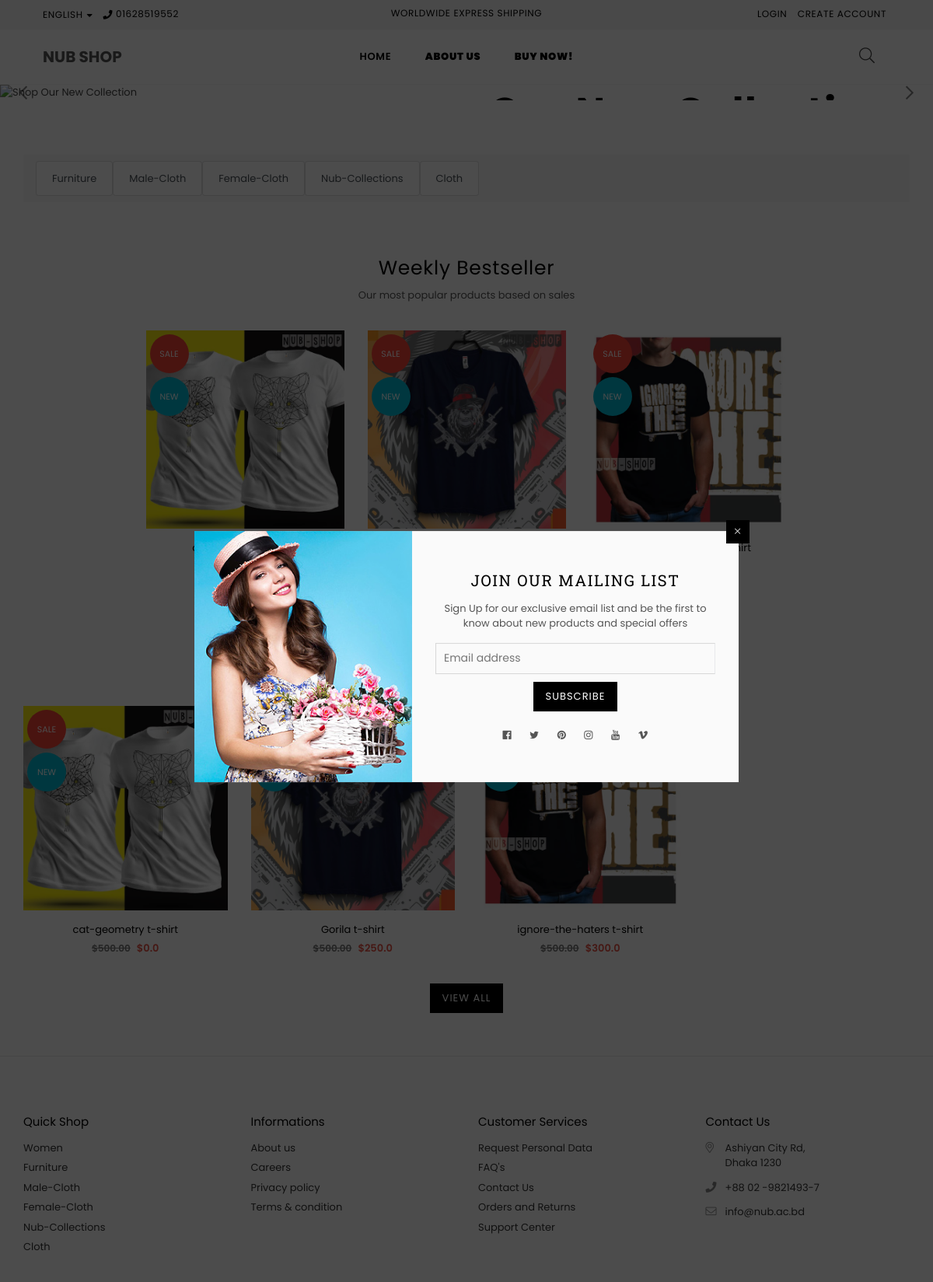
The page /?catagory=1 on the database as committed earlier.
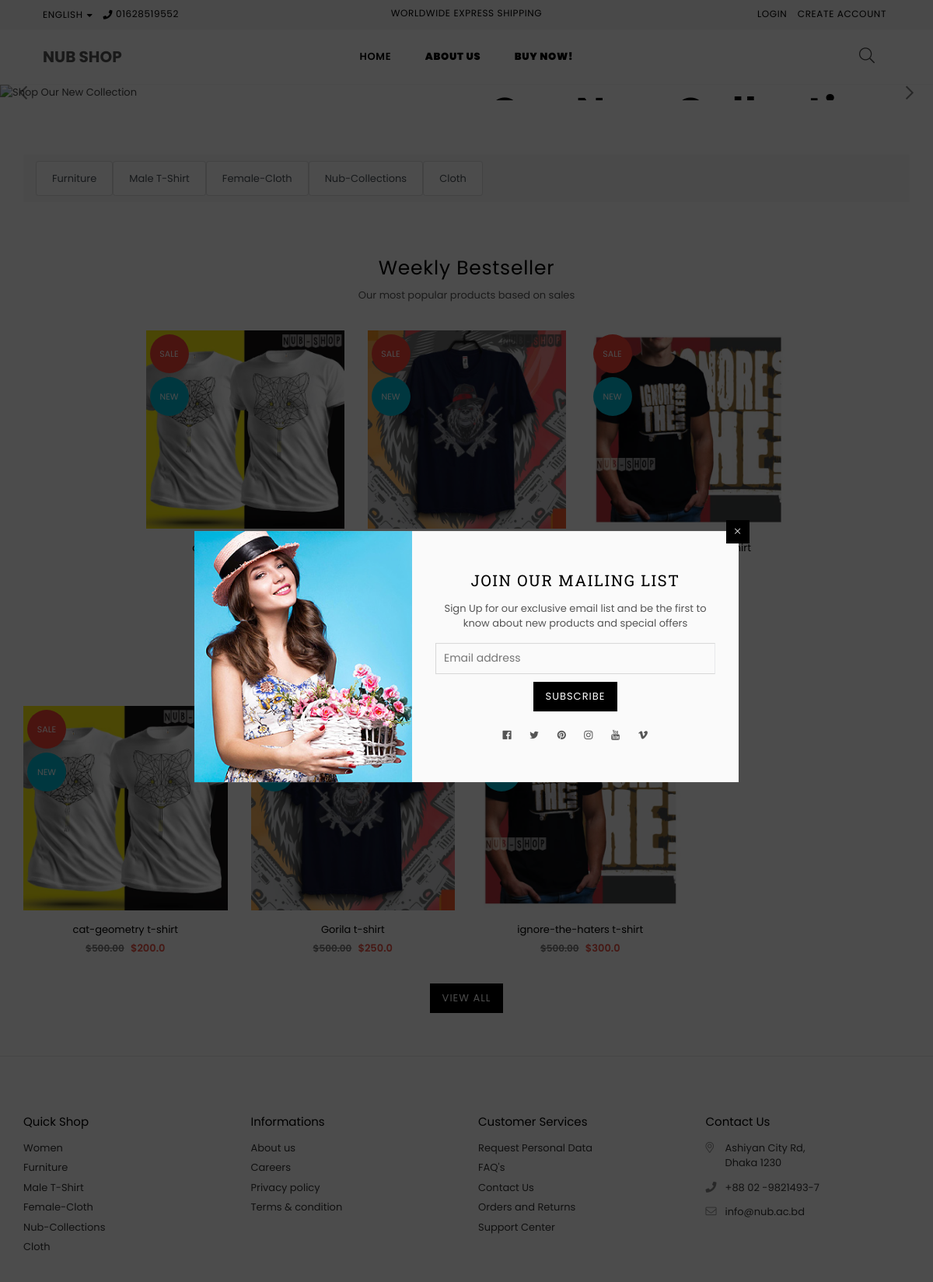
The same page on the database as committed later.
### home/models/catagory.py (models this page shows, shortened)
class Catagory(models.Model):
    name = models.CharField(max_length=20)
    @staticmethod
    def get_all_catagories():
        return Catagory.objects.all()

### home/models/products.py (models this page shows, shortened)
class Products(models.Model):
    pid = models.IntegerField(auto_created=True, primary_key=True)
    title = models.CharField(max_length=60)
    slug = AutoSlugField(populate_from='title',
                         blank=True, unique=True, null=True)
    price = models.FloatField(default=0)
    catagory = models.ForeignKey(Catagory, on_delete=models.CASCADE, default=1)
    description = models.TextField(max_length=500, null=True, blank=True)
    image = models.ImageField(upload_to="media/producct/")
    delivery = models.SmallIntegerField(default='3')
    stock = models.BooleanField(default=True)
    @staticmethod
    def get_all_products():
        return Products.objects.all()
    @staticmethod
    def get_all_products_by_catagories(catagory_id):
        if catagory_id:
            return Products.objects.filter(catagory=catagory_id)
        else:
            return Products.objects.all()

### home/views.py (the view)
# urls.py: path('', views.home, name='home'),
def home(request):
    products = Products.get_all_products()
    catagory = Catagory.get_all_catagories()
    catagoryId = request.GET.get('catagory')
    if catagoryId:
        products = Products.get_all_products_by_catagories(catagoryId)
    else:
        products = Products.get_all_products()
    if "user" in request.session.keys():
        return render(request, 'home/index.html', context={'item': products, 'catagories': catagory})
    return render(request, 'home/index.html', context={'item': products, 'catagories': catagory})

### templates/home/index.html (shortened to what this page needs)
{% extends 'base/base.html' %}
{% block content %}
<div class="slideshow slideshow-wrapper pb-section">
  <div class="home-slideshow">
    <div class="slide">
      <div class="blur-up lazyload">
        <img class="blur-up lazyload" data-src="/static/images/slideshow-banners/home2-default-banner1.jpg"
          src="/static/images/slideshow-banners/home2-default-banner1.jpg" alt="Shop Our New Collection"
          title="Shop Our New Collection" />
        <div class="slideshow__text-wrap slideshow__overlay classic middle">
          <div class="slideshow__text-content middle">
            <div class="container">
              <div class="wrap-caption right">
                <h2 class="h1 mega-title slideshow__title">Our New Collection</h2>
              </div>
            </div>
          </div>
        </div>
      </div>
    </div>
  </div>
</div>
<div class="section">
  <div class="container">
    <nav class="navbar navbar-expand-lg navbar-light bg-light">
      <div class="collapse navbar-collapse" id="navbarNav">
        <ul class="navbar-nav">
          {% for cat in catagories %}
          <li class="nav-item active">
            <a href="/?catagory={{ cat.id }}" class="list-group-item list-group-item-action">{{cat.name }}</a>
          </li>
          {% endfor %}
        </ul>
      </div>
    </nav>
  </div>
</div>
<div class="section">
  <div class="container">
    <div class="row">
      <div class="col-12 col-sm-12 col-md-12 col-lg-12">
        <div class="section-header text-center">
          <h2 class="h2">Weekly Bestseller</h2>
          <p>Our most popular products based on sales</p>
        </div>
        <div class="productSlider grid-products">
          {% for items in item %}
          <div class="col-12 item">
            <div class="product-image">
              <a href="{% url 'product_details' items.slug %}" class="grid-view-item__link">
                <img class="primary blur-up lazyload" data-src="{{ items.image.url }}" src="" alt="image"
                  title="product">
                <div class="product-labels rounded"><span class="lbl on-sale">Sale</span> <span
                    class="lbl pr-label1">new</span></div>
              </a>
            </div>
            <div class="product-details text-center">
              <div class="product-name">
                <a href="product-layout-1.html">{{items.title}}</a>
              </div>
              <div class="product-price">
                <span class="old-price">$500.00</span>
                <span class="price">${{items.price}}</span>
              </div>
            </div>
          </div>
          {% endfor %}
        </div>
      </div>
    </div>
  </div>
</div>
<div class="product-rows section">
  <div class="container">
    <div class="row">
      <div class="col-12 col-sm-12 col-md-12 col-lg-12">
        <div class="section-header text-center">
          <h2 class="h2">Cloth</h2>
          <p>Grab these new items before they are gone!</p>
        </div>
      </div>
    </div>
    <div class="grid-products">
      <div class="row">
        {% for items in item %}
        <div class="col-6 col-sm-2 col-md-3 col-lg-3 item">
          <div class="product-image">
            <a href="{% url 'product_details' items.slug %}" class="grid-view-item__link">
              <img class="primary blur-up lazyload" data-src="{{items.image.url}}"
                src="/static/images/product-images/product-image1.jpg" alt="image" title="product">
              <div class="product-labels rounded"><span class="lbl on-sale">Sale</span> <span
                  class="lbl pr-label1">new</span></div>
            </a>
          </div>
          <div class="product-details text-center">
            <div class="product-name">
              <a href="product-layout-1.html">{{items.title}}</a>
            </div>
            <div class="product-price">
              <span class="old-price">$500.00</span>
              <span class="price">${{items.price}}</span>
            </div>
          </div>
        </div>
        {% endfor %}
      </div>
      <div class="row">
        <div class="col-12 col-sm-12 col-md-12 col-lg-12 text-center">
          <a href="shop-left-sidebar.html" class="btn">View all</a>
        </div>
      </div>
    </div>
  </div>
</div>
{% endblock content %}

### templates/base/base.html (shortened to what this page needs)
{% load static %}
<!DOCTYPE html>
<html class="no-js" lang="en">
<head>
    <link rel="stylesheet" href="{% static 'css/plugins.css' %}">
    <link rel="stylesheet" href="{% static 'css/bootstrap.min.css' %}">
    <link rel="stylesheet" href="{% static 'css/style.css' %}">
    <link rel="stylesheet" href="{% static 'css/responsive.css' %}">
</head>
<body class="template-index home2-default">
    <div class="pageWrapper">
        <div class="top-header">
            <div class="container-fluid">
                <div class="row">
                    <div class="col-10 col-sm-8 col-md-5 col-lg-4">
                        <div class="language-dropdown">
                            <span class="language-dd">English</span>
                        </div>
                        <p class="phone-no"><i class="anm anm-phone-s"></i> 01628519552</p>
                    </div>
                    <div class="col-sm-4 col-md-4 col-lg-4 d-none d-lg-none d-md-block d-lg-block">
                        <div class="text-center">
                            <p class="top-header_middle-text"> Worldwide Express Shipping</p>
                        </div>
                    </div>
                    <div class="col-2 col-sm-4 col-md-3 col-lg-4 text-right">
                        <ul class="customer-links list-inline">
                            {% if request.user.is_authenticated %}
                            <li><a href="wishlist.html">Wishlist</a></li>
                            <li><a aria-current="page" href="{% url 'signout' %}">Logout</a></li>
                            <li><a href="{% url 'cart' user.id %}">Cart</a></li>
                            <li><a href="{% url 'order' %}">Checkout</a></li>
                            <li><a href="/">{{user}}</a></li>
                            {% else %}
                            <li><a href="{% url 'signin' %}">Login</a></li>
                            <li><a href="{% url 'signup' %}">Create Account</a></li>
                            {% endif %}
                        </ul>
                    </div>
                </div>
            </div>
        </div>
        <div class="header-wrap animated d-flex border-bottom">
            <div class="container-fluid">
                <div class="row align-items-center">
                    <div class="logo col-md-2 col-lg-2 d-none d-lg-block">
                        <a class="navbar-brand" href="/">
                            <b> NUB SHOP </b>
                        </a>
                    </div>
                    <div class="col-2 col-sm-3 col-md-3 col-lg-8">
                        <nav class="grid__item" id="AccessibleNav">
                            <ul id="siteNav" class="site-nav medium center hidearrow">
                                <li class="lvl1 parent megamenu"><a href="/">Home </a>
                                </li>
                                <li class="lvl1"><a href="{% url 'about' %}"><b>About Us</b> </a>
                                </li>
                                <li class="lvl1"><a href="#"><b>Buy Now!</b> </a>
                                </li>
                            </ul>
                        </nav>
                    </div>
                    <div class="col-4 col-sm-3 col-md-3 col-lg-2">
                        <div class="site-header__search">
                            <button type="button" class="search-trigger"><i class="icon anm anm-search-l"></i></button>
                        </div>
                    </div>
                </div>
            </div>
        </div>
        {% block content %}
        {% endblock content %}
        <hr>
        <footer id="footer" class="footer-2">
            <div class="site-footer">
                <div class="container">
                    <div class="footer-top">
                        <div class="row">
                            <div class="col-12 col-sm-12 col-md-3 col-lg-3 footer-links">
                                <h4 class="h4">Quick Shop</h4>
                                <ul>
                                    <li><a href="#">Women</a></li>
                                    {% for cat in catagories %}
                                    <li>
                                        <a href="/?catagory={{ cat.id }}">{{cat.name }}</a>
                                    </li>
                                    {% endfor %}
                                </ul>
                            </div>
                            <div class="col-12 col-sm-12 col-md-3 col-lg-3 footer-links">
                                <h4 class="h4">Informations</h4>
                                <ul>
                                    <li><a href="{% url 'about' %}">About us</a></li>
                                    <li><a href="#">Careers</a></li>
                                    <li><a href="#">Privacy policy</a></li>
                                    <li><a href="#">Terms &amp; condition</a></li>
                                </ul>
                            </div>
                            <div class="col-12 col-sm-12 col-md-3 col-lg-3 footer-links">
                                <h4 class="h4">Customer Services</h4>
                                <ul>
                                    <li><a href="#">Request Personal Data</a></li>
                                    <li><a href="#">FAQ's</a></li>
                                    <li><a href="#">Contact Us</a></li>
                                    <li><a href="#">Orders and Returns</a></li>
                                    <li><a href="#">Support Center</a></li>
                                </ul>
                            </div>
                            <div class="col-12 col-sm-12 col-md-3 col-lg-3 contact-box">
                                <h4 class="h4">Contact Us</h4>
                                <ul class="addressFooter">
                                    <li><i class="icon anm anm-map-marker-al"></i>
                                        <p>Ashiyan City Rd,<br> Dhaka 1230</p>
                                    </li>
                                    <li class="phone"><i class="icon anm anm-phone-s"></i>
                                        <p>+88 02 -9821493-7</p>
                                    </li>
                                    <li class="email"><i class="icon anm anm-envelope-l"></i>
                                        <p> info@nub.ac.bd</p>
                                    </li>
                                </ul>
                            </div>
                        </div>
                    </div>
                </div>
            </div>
        </footer>
        <div class="newsletter-wrap" id="popup-container">
            <div id="popup-window">
                <a class="btn closepopup"><i class="icon icon anm anm-times-l"></i></a>
                <div class="display-table splash-bg">
                    <div class="display-table-cell width40"><img src="/static/images/newsletter-img.jpg"
                            alt="Join Our Mailing List" title="Join Our Mailing List" /> </div>
                    <div class="display-table-cell width60 text-center">
                        <div class="newsletter-left">
                            <h2>Join Our Mailing List</h2>
                            <p>Sign Up for our exclusive email list and be the first to know about new products and
                                special offers</p>
                            <form action="#" method="post">
                                <div class="input-group">
                                    <input type="email" class="input-group__field newsletter__input" name="EMAIL"
                                        value="" placeholder="Email address" required="">
                                    <span class="input-group__btn">
                                        <button type="submit" class="btn newsletter__submit" name="commit"
                                            id="subscribeBtn"> <span
                                                class="newsletter__submit-text--large">Subscribe</span> </button>
                                    </span>
                                </div>
                            </form>
                            <ul class="list--inline site-footer__social-icons social-icons">
                                <li><a class="social-icons__link" href="#" title="Facebook"><i
                                            class="fa fa-facebook-official" aria-hidden="true"></i></a></li>
                                <li><a class="social-icons__link" href="#" title="Twitter"><i class="fa fa-twitter"
                                            aria-hidden="true"></i></a></li>
                                <li><a class="social-icons__link" href="#" title="Pinterest"><i class="fa fa-pinterest"
                                            aria-hidden="true"></i></a></li>
                                <li><a class="social-icons__link" href="#" title="Instagram"><i class="fa fa-instagram"
                                            aria-hidden="true"></i></a></li>
                                <li><a class="social-icons__link" href="#" title="YouTube"><i class="fa fa-youtube"
                                            aria-hidden="true"></i></a></li>
                                <li><a class="social-icons__link" href="#" title="Vimeo"><i class="fa fa-vimeo"
                                            aria-hidden="true"></i></a></li>
                            </ul>
                        </div>
                    </div>
                </div>
            </div>
        </div>
    </div>
</body>
</html>

### home/static/css/responsive.css (style rules this page uses)
@media only screen and (max-width: 1450px) { .slideshow .slideshow__title { font-size:55px; } }
@media only screen and (max-width: 1450px) { .home2-default .slideshow .slideshow__title { font-size:50px; } }

Rows that differ between the two databases and show on the page:
changed Catagory: name "Male-Cloth" → "Male T-Shirt"
changed Products "cat-geometry t-shirt": price "0.0" → "200.0"
